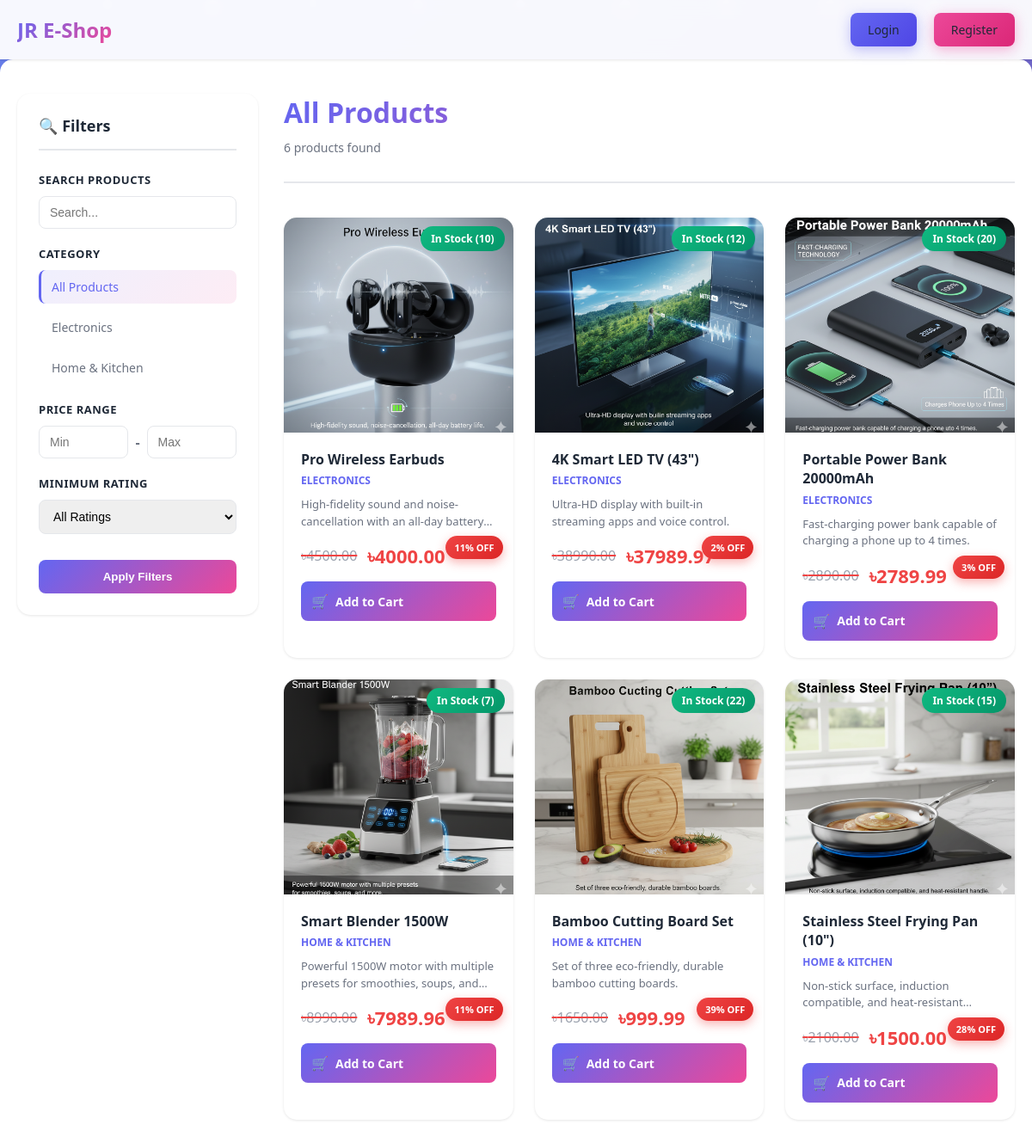
Screenshot of /products/ with the database file from the repository.
### JRShop/models.py (models this page shows, shortened)
class Category(models.Model):
    name = models.CharField(max_length=150)
    slug = models.SlugField(max_length=150, unique=True)
    description = models.TextField()
    class Meta:
        verbose_name_plural = 'Categories'

class Product(models.Model):
    name = models.CharField(max_length=150)
    slug = models.SlugField(max_length=150, unique=True)
    category = models.ForeignKey(Category, on_delete=models.CASCADE, related_name='products')
    description = models.TextField()
    price = models.DecimalField(max_digits=10, decimal_places=2, help_text="Original price")
    discount_price = models.DecimalField(max_digits=10, decimal_places=2, null=True, blank=True, help_text="Discounted price (leave blank if no discount)")
    stock = models.PositiveBigIntegerField(default=0)
    available = models.BooleanField(default=True)
    created_at = models.DateTimeField(auto_now_add=True)
    updated_at = models.DateTimeField(auto_now=True)
    image = models.ImageField(upload_to='products/%Y/%m/%d')
    def get_discount_percentage(self):
        if self.discount_price and self.price > 0:
            discount = ((self.price - self.discount_price) / self.price) * 100
            return int(discount)
        return 0
    def has_discount(self):
        return self.discount_price is not None and self.discount_price < self.price

### JRShop/views.py (the view, shortened to what this page needs)
# urls.py: path('products/', views.product_list, name='product_list'),
def product_list(request, category_slug = None):
    category = None
    categories = Category.objects.all()
    products = Product.objects.filter(available=True)
    if category_slug:
        category = get_object_or_404(Category, slug=category_slug)
        print("category .......", category)
        products = products.filter(category = category)
    min_price = products.aggregate(Min('price'))['price__min']
    max_price = products.aggregate(Max('price'))['price__max']
    if request.GET.get('min_price'):
        products = products.filter(price__gte=request.GET.get('min_price'))
    if request.GET.get('max_price'):
        products = products.filter(price__lte=request.GET.get('max_price'))
    if request.GET.get('rating'):
        min_rating = request.GET.get('rating')
        products = products.annotate(avg_rating = Avg('ratings__rating')).filter(avg_rating__gte=min_rating)
    cart_items_count = 0
    if request.user.is_authenticated:
        try:
            cart = Cart.objects.get(user=request.user)
            cart_items_count = cart.items.count()
        except Cart.DoesNotExist:
            cart_items_count = 0
    return render(request, 'JRShop/product_list.html', {
        'category' : category,
        'categories' : categories,
        'products' : products,
        'min_price' : min_price,
        'max_price' : max_price,
        'cart_items_count': cart_items_count
    })

### JRShop/templates/JRShop/product_list.html (shortened to what this page needs)
{% extends 'JRShop/base.html' %}
{% load static %}
{% block extra_css %}
<link rel="stylesheet" href="{% static 'JRShop/css/product_list.css' %}">
{% endblock %}
{% block content %}
<nav class="navbar">
    <div class="navbar-content">
        <a href="{% url 'home' %}" class="navbar-brand">JR E-Shop</a>
        <div class="navbar-menu">
            {% if user.is_authenticated %}
                <a href="{% url 'product_list' %}" class="nav-link active">
                    <span class="nav-icon">🛍️</span>
                    <span>Products</span>
                </a>
                <a href="{% url 'view_cart' %}" class="nav-link cart-link">
                    <span class="nav-icon">🛒</span>
                    <span>Cart</span>
                    {% if cart_items_count %}
                    <span class="cart-badge">{{ cart_items_count }}</span>
                    {% endif %}
                </a>
                <a href="{% url 'profile' %}" class="user-info">
                    <div class="user-avatar">{{ user.username|slice:":1"|upper }}</div>
                    <span>{{ user.username }}</span>
                </a>
            {% else %}
                <a href="{% url 'login' %}" class="btn btn-primary">Login</a>
                <a href="{% url 'register' %}" class="btn btn-secondary">Register</a>
            {% endif %}
        </div>
    </div>
</nav>
<div class="products-container">
    <aside class="filters-sidebar">
        <div class="filters-header">
            <h3>🔍 Filters</h3>
        </div>
        <form method="GET" class="filters-form">
            <div class="filter-group">
                <label class="filter-label">Search Products</label>
                <input
                    type="text"
                    name="search"
                    class="filter-input"
                    placeholder="Search..."
                    value="{{ request.GET.search }}"
                >
            </div>
            <div class="filter-group">
                <label class="filter-label">Category</label>
                <div class="categories-list">
                    <a href="{% url 'product_list' %}" class="category-link {% if not category %}active{% endif %}">
                        All Products
                    </a>
                    {% for cat in categories %}
                    <a href="{% url 'product_list_by_category' cat.slug %}" class="category-link {% if category.id == cat.id %}active{% endif %}">
                        {{ cat.name }}
                    </a>
                    {% endfor %}
                </div>
            </div>
            <div class="filter-group">
                <label class="filter-label">Price Range</label>
                <div class="price-inputs">
                    <input
                        type="number"
                        name="min_price"
                        class="filter-input"
                        placeholder="Min"
                        value="{{ request.GET.min_price }}"
                    >
                    <span class="price-separator">-</span>
                    <input
                        type="number"
                        name="max_price"
                        class="filter-input"
                        placeholder="Max"
                        value="{{ request.GET.max_price }}"
                    >
                </div>
            </div>
            <div class="filter-group">
                <label class="filter-label">Minimum Rating</label>
                <select name="rating" class="filter-input">
                    <option value="">All Ratings</option>
                </select>
            </div>
            <button type="submit" class="filter-btn">Apply Filters</button>
        </form>
    </aside>
    <main class="products-main">
        <div class="products-header">
            <div class="header-content">
                <h1 class="products-title">
                    {% if category %}
                        {{ category.name }}
                    {% else %}
                        All Products
                    {% endif %}
                </h1>
                <p class="products-count">{{ products.count }} products found</p>
            </div>
        </div>
        {% if products %}
        <div class="products-grid">
            {% for product in products %}
            <div class="product-card" data-product-id="{{ product.id }}">
                <div class="product-image-container">
                    {% if product.image %}
                    <img src="{{ product.image.url }}" alt="{{ product.name }}" class="product-image">
                    {% else %}
                    <div class="product-image-placeholder">
                        <svg viewBox="0 0 24 24">
                            <path d="M21 19V5c0-1.1-.9-2-2-2H5c-1.1 0-2 .9-2 2v14c0 1.1.9 2 2 2h14c1.1 0 2-.9 2-2zM8.5 13.5l2.5 3.01L14.5 12l4.5 6H5l3.5-4.5z"/>
                        </svg>
                    </div>
                    {% endif %}
                    <div class="stock-badge {% if product.stock > 0 %}in-stock{% else %}out-of-stock{% endif %}">
                        {% if product.stock > 0 %}
                            In Stock ({{ product.stock }})
                        {% else %}
                            Out of Stock
                        {% endif %}
                    </div>
                </div>
                <div class="product-info">
                    <h3 class="product-name">{{ product.name }}</h3>
                    <p class="product-category">{{ product.category.name }}</p>
                    <p class="product-description">
                        {{ product.description|truncatewords:15 }}
                    </p>
                    <div class="product-price">
                        {% if product.has_discount %}
                            <div class="price-container">
                                <span class="original-price">৳{{ product.price }}</span>
                                <span class="discount-price">৳{{ product.discount_price }}</span>
                            </div>
                            <div class="discount-badge">
                                <span class="discount-percent">{{ product.get_discount_percentage }}% OFF</span>
                            </div>
                        {% else %}
                            <span class="price">৳{{ product.price }}</span>
                        {% endif %}
                    </div>
                    {% if product.stock > 0 %}
                        <a href="{% url 'add_to_cart' product.id %}" class="add-to-cart-btn">
                            <span class="btn-icon">🛒</span>
                            <span class="btn-text">Add to Cart</span>
                        </a>
                    {% else %}
                        <button class="add-to-cart-btn disabled" disabled>
                            <span class="btn-icon">❌</span>
                            <span class="btn-text">Out of Stock</span>
                        </button>
                    {% endif %}
                </div>
            </div>
            {% endfor %}
        </div>
        {% endif %}
    </main>
</div>
{% endblock %}

### JRShop/static/JRShop/css/base.css (style rules this page uses)
* { margin: 0; padding: 0; box-sizing: border-box; }
:root { --primary-color: #6366f1; --primary-dark: #4f46e5; --secondary-color: #ec4899; --success-color: #10b981; --error-color: #ef4444; --text-dark: #1f2937; --text-light: #6b7280; --bg-light: #f9fafb; --bg-white: #ffffff; --shadow: 0 10px 30px rgba(0, 0, 0, 0.1); --shadow-lg: 0 20px 60px rgba(0, 0, 0, 0.15); }
body { font-family: 'Segoe UI', Tahoma, Geneva, Verdana, sans-serif; background: linear-gradient(135deg, #667eea 0%, #764ba2 100%); min-height: 100vh; color: var(--text-dark); position: relative; overflow-x: hidden; }
body::before { content: ''; position: fixed; top: 0; left: 0; width: 100%; height: 100%; background: radial-gradient(circle at 20% 50%, rgba(255, 255, 255, 0.1) 0%, transparent 50%), radial-gradient(circle at 80% 80%, rgba(255, 255, 255, 0.1) 0%, transparent 50%); animation: backgroundMove 20s ease-in-out infinite; z-index: -1; }
.navbar { background: rgba(255, 255, 255, 0.95); backdrop-filter: blur(10px); padding: 15px 0; box-shadow: var(--shadow); position: sticky; top: 0; z-index: 100; animation: slideDown 0.5s ease-out; }
.navbar-content { max-width: 1200px; margin: 0 auto; padding: 0 20px; display: flex; justify-content: space-between; align-items: center; }
.navbar-brand { font-size: 24px; font-weight: bold; background: linear-gradient(135deg, var(--primary-color), var(--secondary-color)); -webkit-background-clip: text; -webkit-text-fill-color: transparent; background-clip: text; text-decoration: none; transition: transform 0.3s ease; }
.navbar-menu { display: flex; gap: 20px; align-items: center; }
.navbar-menu a { text-decoration: none; color: var(--text-dark); font-weight: 500; transition: all 0.3s ease; position: relative; }
.navbar-menu a::after { content: ''; position: absolute; bottom: -5px; left: 0; width: 0; height: 2px; background: var(--primary-color); transition: width 0.3s ease; }
.btn { padding: 10px 20px; border: none; border-radius: 8px; font-size: 14px; font-weight: 600; cursor: pointer; transition: all 0.3s ease; text-decoration: none; display: inline-block; text-align: center; }
.btn-primary { background: linear-gradient(135deg, var(--primary-color), var(--primary-dark)); color: white; box-shadow: 0 4px 15px rgba(99, 102, 241, 0.4); }
.btn-secondary { background: linear-gradient(135deg, var(--secondary-color), #db2777); color: white; box-shadow: 0 4px 15px rgba(236, 72, 153, 0.4); }

### rows the page displays
Category: name "Electronics"
Category: name "Home & Kitchen"
Product: image (picture), stock "10", name "Pro Wireless Earbuds", category.name "ELECTRONICS", description "High-fidelity sound and noise-cancellation with an all-day…", price "4500.00", discount_price "4000.00", get_discount_percentage "11", shows "Add to Cart"
Product: image (picture), stock "12", name "4K Smart LED TV (43\")", category.name "ELECTRONICS", description "Ultra-HD display with built-in streaming apps and voice control.", price "38990.00", discount_price "37989.97", get_discount_percentage "2", shows "Add to Cart"
Product: image (picture), stock "20", name "Portable Power Bank 20000mAh", category.name "ELECTRONICS", description "Fast-charging power bank capable of charging a phone up to 4 times.", price "2890.00", discount_price "2789.99", get_discount_percentage "3", shows "Add to Cart"
Product: image (picture), stock "7", name "Smart Blender 1500W", category.name "HOME & KITCHEN", description "Powerful 1500W motor with multiple presets for smoothies, soups,…", price "8990.00", discount_price "7989.96", get_discount_percentage "11", shows "Add to Cart"
Product: image (picture), stock "22", name "Bamboo Cutting Board Set", category.name "HOME & KITCHEN", description "Set of three eco-friendly, durable bamboo cutting boards.", price "1650.00", discount_price "999.99", get_discount_percentage "39", shows "Add to Cart"
Product: image (picture), stock "15", name "Stainless Steel Frying Pan (10\")", category.name "HOME & KITCHEN", description "Non-stick surface, induction compatible, and…", price "2100.00", discount_price "1500.00", get_discount_percentage "28", shows "Add to Cart"

### other values shown
{{ products.count }} "6"
